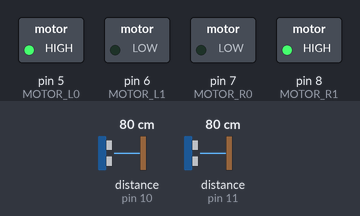
Simulated run of this sketch. Board: Arduino Leonardo, built with avr-gcc and run on an emulated ATmega32U4. On the bench: switched loads named in the sketch (green lamp = pin HIGH). The inputs (shaded band) are chosen by the test bench; at power-on: distance to the obstacle (sensors on pin 10, pin 11) 80 cm. The echo pulse lasts 58.3 µs per cm.

Above: at 1.2 s.
1.3 s: distance to the obstacle (sensor on pin 10) set to 54 cm
2.8 s: distance to the obstacle (sensor on pin 10) set to 46 cm
At 3.7 s:
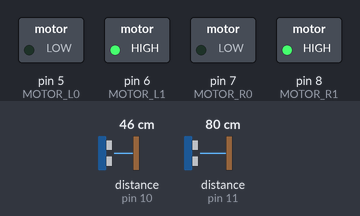
4.3 s: distance to the obstacle (sensor on pin 10) set to 60 cm
At 4.9 s:
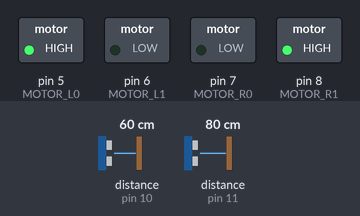
5.8 s: distance to the obstacle (sensor on pin 10) set to 2 cm
At 7.1 s:
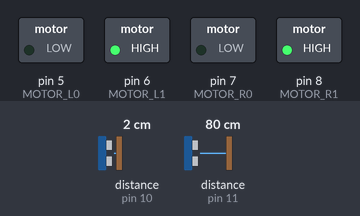
Timing chart, 0 to 8.3 s (numbered marks = the images above; inputs shaded):
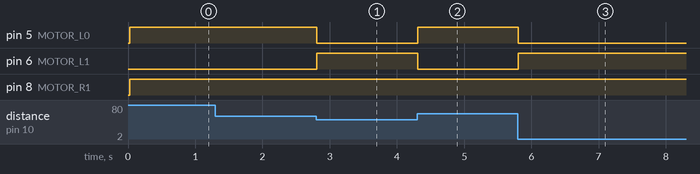

Measured:
- the behaviour switches between 51 and 50 cm on distance to the obstacle (sensor on pin 10) (found by bisection; images 0 and 1)
- after the input at 1.3 s, every drawn part: stays the same
- after the input at 2.8 s, pin 5 (MOTOR_L0): HIGH → LOW at once; pin 6 (MOTOR_L1): LOW → HIGH at once
- after the input at 4.3 s, pin 5 (MOTOR_L0): LOW → HIGH at once; pin 6 (MOTOR_L1): HIGH → LOW at once
- after the input at 5.8 s, pin 5 (MOTOR_L0): HIGH → LOW at once; pin 6 (MOTOR_L1): LOW → HIGH at once

The sketch:

codigoAtingoApagar.ino
```cpp
/* Codigo do robo sumo para TJR-2016
 * Criado por: Leonardo Alves de Melo
 * GER - Grupo de Estudos em Robótica da Unicamp */

#include <NewPing.h> //biblioteca de leitura do ultrassom

#define MOTOR_L0 5 //pinos de controle do motor esquerdo
#define MOTOR_L1 6

#define MOTOR_R0 7 //pinos de controle do motor direito
#define MOTOR_R1 8

#define TRIG_FRENTE 9 //pinos do sensor ultrassonico da frente
#define ECHO_FRENTE 10

#define TRIG_LADO 12 //pinos de controle do sensor ultrassonico do lado
#define ECHO_LADO 11

#define TAM_VEC 8 //tamanho do vetor para calculos de medias
#define TAM_MAX 50 //tamanho maximo que sera lido pelo sensor ultrassonico

#define HORARIO 0 // sentido de giro do robo
#define ANTI_HORARIO 1

#define DISTANCIA_MAX 50 //distancia maxima para se considerar que se está vendo o inimigo

typedef struct Sensor { //struct que guarda o vetor de medidas, a media, a posicao do vetor de medidas e um ponteiro para um objeto sensor
  int medida[TAM_VEC];
  int media;
  int posicao;
  NewPing *us;
} Sensor;

Sensor sensor_frente, sensor_lado; //crio as structs de cada sensor, trabalhe apenas com elas

NewPing us_frente(TRIG_FRENTE, ECHO_FRENTE, TAM_MAX);//declaro os objetos do US. Voce nao deve utiliza-los diretamente. Use a struct sensor
NewPing us_lado(TRIG_LADO, ECHO_LADO, TAM_MAX);

void inicializa_motores(); //define como saida os pinos dos motores
void inicializa_sensores(); //inicializa os sensores e as structs

void incrementa_posicao(); //ao atualizar a media, incrementa o ponteiro para a proxima posicao do vetor que deve ser atualizada
void atualiza_media(); //atualiza o valor da media do sensor
void zera_media(); //reinicia a media do sensor

void motor_direita_frente(); //funcoes de giro de uma das rodas especificamente
void motor_direita_tras();
void motor_esquerda_frente();
void motor_esquerda_tras();

void reto(); //faz robo seguir reto
void gira(int sentido); //faz robo girar para um dos lados
int identifica_lado_giro(); //faz a leitura dos dois sensores ultrassonicos, se o sensor do lado identificar, gira para esse lado, se nao, gira para o outro


void setup() {
  inicializa_sensores();
  inicializa_motores();

  Serial.begin(9600);

}

void inicializa_motores() {
  pinMode(MOTOR_L0, OUTPUT);
  pinMode(MOTOR_L1, OUTPUT);
  pinMode(MOTOR_R0, OUTPUT);
  pinMode(MOTOR_R1, OUTPUT);
}

void inicializa_sensores() {

  int i;

  sensor_frente.us = &us_frente;
  sensor_frente.media = TAM_MAX;
  sensor_frente.posicao = 0;

  sensor_lado.us = &us_lado;
  sensor_lado.media = TAM_MAX;
  sensor_frente.posicao = 0;

  for(i = 0; i < TAM_VEC; i++) {
    sensor_frente.medida[i] = TAM_MAX;
    sensor_lado.medida[i] = TAM_MAX;
  }
}

/* Como o vetor é cíclico, a posicao deve ser incrementada levando em conta o final do vetor */
void incrementa_posicao(Sensor *sensor) {

  if(sensor->posicao == TAM_VEC - 1) {
    sensor->posicao = 0;
  }
  else {
    sensor->posicao += 1;
  }

}

/* Apos a detecçao, zera as medias para esperar outra pessoa */
void zera_medias() {

  int i;

  for(i = 0; i < TAM_VEC; i++) {
    sensor_frente.medida[i] = TAM_MAX;
    sensor_lado.medida[i] = TAM_MAX;
  }

  sensor_frente.media = TAM_MAX;
  sensor_lado.media = TAM_MAX;

}

void atualiza_media() {

  int distancia;


  /* ----- Para o sensor frente ------- */
  incrementa_posicao(&sensor_frente);

  /* Subtrai a consideracao da outra medida */
  sensor_frente.media -= ((float) sensor_frente.medida[sensor_frente.posicao])/TAM_VEC;

  distancia = sensor_frente.us->ping_cm();
  if(distancia == 0) {
    distancia = TAM_MAX;
  }

  sensor_frente.medida[sensor_frente.posicao] = distancia;

  /* Soma a consideração da nova medida */
  sensor_frente.media += ((float) sensor_frente.medida[sensor_frente.posicao])/TAM_VEC;

  incrementa_posicao(&sensor_lado);

  /* Subtrai a consideracao da outra medida */
  sensor_lado.media -= ((float) sensor_lado.medida[sensor_lado.posicao])/TAM_VEC;

  distancia = sensor_lado.us->ping_cm();
  if(distancia == 0) {
    distancia = TAM_MAX;
  }

  sensor_lado.medida[sensor_lado.posicao] = distancia;

  /* Soma a consideração da nova medida */
  sensor_lado.media += ((float) sensor_lado.medida[sensor_lado.posicao])/TAM_VEC;

}

void motor_direita_frente() {
  analogWrite(MOTOR_R0, 0);
  analogWrite(MOTOR_R1, 255);
}

void motor_direita_tras() {
  analogWrite(MOTOR_R0, 0);
  analogWrite(MOTOR_R1, 255);
}

void motor_esquerda_frente() {
  analogWrite(MOTOR_L0, 0);
  analogWrite(MOTOR_L1, 255);
}

void motor_esquerda_tras() {
  analogWrite(MOTOR_L0, 255);
  analogWrite(MOTOR_L1, 0);
}

void reto() {

  motor_esquerda_frente();
  motor_direita_frente();

}

void gira(int sentido) {

  if(sentido == HORARIO) {
    motor_direita_tras();
    motor_esquerda_frente();
  }
  else {
    motor_direita_frente();
    motor_esquerda_tras();
  }
}

int identifica_lado_giro() {

  int i, retorno;

  for(i = 0; i < TAM_VEC; i++) {
    atualiza_media();
  }

  if(sensor_lado.media < sensor_frente.media - 10) {
    retorno = HORARIO;
  }
  else {
    retorno = ANTI_HORARIO;
  }

  return retorno;

}


void loop() {

  int i, sentido_giro;

  int distancia_inicial = 0;

  //determina a distancia lateral a partir de uma media sem dividir

  for(i = 0; i < 5; i++) {
    distancia_inicial += sensor_lado.us->ping_cm();
  }


  if(sensor_lado.us->ping_cm() != 0) { //se o sensor do lado identificou
    sentido_giro = HORARIO;
  }
  else {
    sentido_giro = ANTI_HORARIO;
  }

  while(1) {

    /*
    Serial.print("Sensor frente:");
    Serial.print(i);
    i++;
    Serial.print(" - ");
    Serial.print(sensor_frente.us->ping_cm());

    Serial.print("    Sensor lado:");
    Serial.print(i);
    i++;
    Serial.print(" - ");
    Serial.print(sensor_lado.us->ping_cm());
    */
    //delay(200);


    if(sensor_frente.us->ping_cm() != 0) { //se o sensor da frente identificar algo
      reto();
      //Serial.println("reto");
    }
    else {

      //Serial.print("gira: ");
      //Serial.println(sentido_giro);
      gira(sentido_giro);
    }

    delay(2);

  }


}
```
